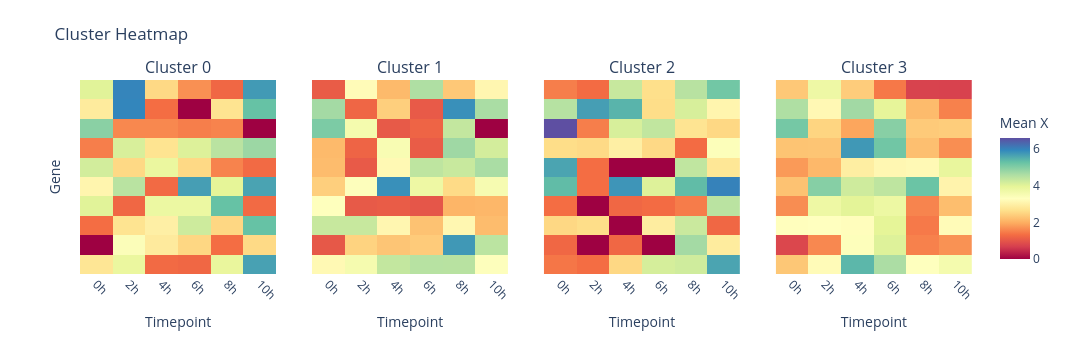

Notebook code cell kept with this figure:
### Markdown cell above
Alternatively, `hda.visualize.heatmap_per_cluster()` plots a **per-cluster heatmap** of mean gene expression for each gene across trajectories, against trajectory timepoint. This gives an overview of the transcriptional program and shared behaviour within each cluster.

### Code cell
# Visualize per-cluster heatmap

hda.visualize.heatmap_per_cluster(
    data=subset_top10,
    cluster=c1_kmeans,
    key="X",
    kind="trajectory",
    trajectory_id=top_20_traj
)

### Figure 1 — Plotly figure (JSON) as saved in the notebook; plotly's stock layout.template omitted (floating-point values rounded to 4 significant figures)
{"data": [{"colorscale": [[0, "rgb(158,1,66)"], [0.1, "rgb(213,62,79)"], [0.2, "rgb(244,109,67)"], [0.3, "rgb(253,174,97)"], [0.4, "rgb(254,224,139)"], [0.5, "rgb(255,255,191)"], [0.6, "rgb(230,245,152)"], [0.7, "rgb(171,221,164)"], [0.8, "rgb(102,194,165)"], [0.9, "rgb(50,136,189)"], [1, "rgb(94,79,162)"]], "hovertemplate": "<b>Gene</b>: %{y}<br><b>Timepoint</b>: %{x}<br><b>Mean X</b>: %{z:.4f}<extra></extra>", "showscale": false, "type": "heatmap", "x": ["0h", "2h", "4h", "6h", "8h", "10h"], "xaxis": "x", "y": ["YOD1", "SGK1", "PARD6B", "SMAD7", "KLF6", "KLF10", "CEBPD", "PLK2", "ADM", "GRPEL2"], "yaxis": "y", "z": [[2.752, 3.815, 1.268, 1.235, 3.844, 5.627], [0.0, 3.386, 2.845, 2.5, 1.311, 2.547], [1.311, 2.705, 2.95, 4.215, 2.5, 5.252], [3.987, 1.235, 3.768, 3.768, 5.252, 1.268], [3.065, 4.434, 1.264, 5.653, 3.941, 5.597], [4.156, 2.533, 3.811, 2.533, 1.538, 1.268], [1.484, 4.089, 2.705, 4.042, 4.43, 4.732], [4.91, 1.585, 1.58, 1.484, 1.538, 0.0], [2.85, 5.927, 1.311, 0.0, 2.705, 5.252], [3.987, 5.942, 2.533, 1.669, 1.235, 5.698]], "zmax": 6.56, "zmin": 0}, {"colorscale": [[0, "rgb(158,1,66)"], [0.1, "rgb(213,62,79)"], [0.2, "rgb(244,109,67)"], [0.3, "rgb(253,174,97)"], [0.4, "rgb(254,224,139)"], [0.5, "rgb(255,255,191)"], [0.6, "rgb(230,245,152)"], [0.7, "rgb(171,221,164)"], [0.8, "rgb(102,194,165)"], [0.9, "rgb(50,136,189)"], [1, "rgb(94,79,162)"]], "hovertemplate": "<b>Gene</b>: %{y}<br><b>Timepoint</b>: %{x}<br><b>Mean X</b>: %{z:.4f}<extra></extra>", "showscale": false, "type": "heatmap", "x": ["0h", "2h", "4h", "6h", "8h", "10h"], "xaxis": "x2", "y": ["YOD1", "SGK1", "PARD6B", "SMAD7", "KLF6", "KLF10", "CEBPD", "PLK2", "ADM", "GRPEL2"], "yaxis": "y2", "z": [[3.145, 3.552, 4.325, 4.463, 4.445, 3.339], [1.015, 2.448, 2.275, 2.354, 5.724, 4.411], [4.28, 4.28, 3.093, 2.234, 3.105, 2.149], [3.31, 1.042, 1.082, 0.9966, 2.064, 2.091], [2.403, 3.337, 5.817, 3.726, 2.564, 3.519], [2.149, 1.049, 3.145, 4.378, 4.273, 4.597], [2.131, 1.18, 3.475, 1.082, 4.71, 4.142], [5.04, 3.564, 1.042, 1.187, 4.325, 0.0], [4.654, 1.215, 2.4, 1.049, 5.817, 4.601], [1.082, 3.191, 2.131, 4.544, 2.315, 3.087]], "zmax": 6.56, "zmin": 0}, {"colorscale": [[0, "rgb(158,1,66)"], [0.1, "rgb(213,62,79)"], [0.2, "rgb(244,109,67)"], [0.3, "rgb(253,174,97)"], [0.4, "rgb(254,224,139)"], [0.5, "rgb(255,255,191)"], [0.6, "rgb(230,245,152)"], [0.7, "rgb(171,221,164)"], [0.8, "rgb(102,194,165)"], [0.9, "rgb(50,136,189)"], [1, "rgb(94,79,162)"]], "hovertemplate": "<b>Gene</b>: %{y}<br><b>Timepoint</b>: %{x}<br><b>Mean X</b>: %{z:.4f}<extra></extra>", "showscale": false, "type": "heatmap", "x": ["0h", "2h", "4h", "6h", "8h", "10h"], "xaxis": "x3", "y": ["YOD1", "SGK1", "PARD6B", "SMAD7", "KLF6", "KLF10", "CEBPD", "PLK2", "ADM", "GRPEL2"], "yaxis": "y3", "z": [[1.404, 1.307, 2.521, 4.123, 4.195, 5.585], [1.232, 0.0, 1.232, 0.0, 4.658, 2.869], [2.521, 2.596, 0.0, 2.892, 4.252, 1.232], [1.311, 0.0, 1.232, 1.289, 1.461, 4.425], [5.311, 1.311, 5.758, 4.022, 5.311, 5.969], [5.585, 1.311, 0.0, 0.0, 4.353, 2.768], [2.596, 2.543, 2.944, 2.538, 1.289, 3.365], [6.56, 1.484, 4.101, 4.345, 2.711, 2.521], [4.469, 5.657, 5.412, 2.596, 4.105, 3.068], [1.479, 1.289, 4.278, 2.618, 4.451, 5.139]], "zmax": 6.56, "zmin": 0}, {"colorbar": {"len": 0.85, "title": {"text": "Mean X"}, "y": 0.45}, "colorscale": [[0, "rgb(158,1,66)"], [0.1, "rgb(213,62,79)"], [0.2, "rgb(244,109,67)"], [0.3, "rgb(253,174,97)"], [0.4, "rgb(254,224,139)"], [0.5, "rgb(255,255,191)"], [0.6, "rgb(230,245,152)"], [0.7, "rgb(171,221,164)"], [0.8, "rgb(102,194,165)"], [0.9, "rgb(50,136,189)"], [1, "rgb(94,79,162)"]], "hovertemplate": "<b>Gene</b>: %{y}<br><b>Timepoint</b>: %{x}<br><b>Mean X</b>: %{z:.4f}<extra></extra>", "showscale": true, "type": "heatmap", "x": ["0h", "2h", "4h", "6h", "8h", "10h"], "xaxis": "x4", "y": ["YOD1", "SGK1", "PARD6B", "SMAD7", "KLF6", "KLF10", "CEBPD", "PLK2", "ADM", "GRPEL2"], "yaxis": "y4", "z": [[2.293, 3.192, 5.373, 4.58, 3.3, 3.57], [0.7841, 1.587, 3.343, 4.028, 1.511, 1.69], [3.252, 3.275, 3.243, 3.938, 1.435, 3.19], [1.635, 3.726, 3.96, 3.748, 1.542, 2.179], [2.234, 4.942, 4.207, 4.38, 5.196, 3.036], [1.766, 2.104, 2.915, 3.121, 3.152, 3.856], [2.252, 2.269, 5.726, 5.14, 2.197, 1.643], [5.107, 2.476, 1.888, 4.928, 2.341, 2.377], [4.547, 3.135, 4.681, 3.911, 2.135, 1.517], [2.31, 3.722, 2.368, 1.427, 0.7271, 0.7182]], "zmax": 6.56, "zmin": 0}], "layout": {"annotations": [{"font": {"size": 16}, "showarrow": false, "text": "Cluster 0", "x": 0.11, "xanchor": "center", "xref": "paper", "y": 1, "yanchor": "bottom", "yref": "paper"}, {"font": {"size": 16}, "showarrow": false, "text": "Cluster 1", "x": 0.37, "xanchor": "center", "xref": "paper", "y": 1, "yanchor": "bottom", "yref": "paper"}, {"font": {"size": 16}, "showarrow": false, "text": "Cluster 2", "x": 0.63, "xanchor": "center", "xref": "paper", "y": 1, "yanchor": "bottom", "yref": "paper"}, {"font": {"size": 16}, "showarrow": false, "text": "Cluster 3", "x": 0.89, "xanchor": "center", "xref": "paper", "y": 1, "yanchor": "bottom", "yref": "paper"}], "height": 340, "margin": {"b": 60, "l": 80, "r": 120, "t": 80}, "paper_bgcolor": "white", "plot_bgcolor": "white", "title": {"text": "Cluster Heatmap"}, "width": 1275, "xaxis": {"anchor": "y", "domain": [0, 0.22], "tickangle": 45, "title": {"text": "Timepoint"}}, "xaxis2": {"anchor": "y2", "domain": [0.26, 0.48], "tickangle": 45, "title": {"text": "Timepoint"}}, "xaxis3": {"anchor": "y3", "domain": [0.52, 0.74], "tickangle": 45, "title": {"text": "Timepoint"}}, "xaxis4": {"anchor": "y4", "domain": [0.78, 1], "tickangle": 45, "title": {"text": "Timepoint"}}, "yaxis": {"anchor": "x", "domain": [0, 1], "showticklabels": false, "title": {"text": "Gene"}}, "yaxis2": {"anchor": "x2", "domain": [0, 1], "showticklabels": false, "title": {"text": ""}}, "yaxis3": {"anchor": "x3", "domain": [0, 1], "showticklabels": false, "title": {"text": ""}}, "yaxis4": {"anchor": "x4", "domain": [0, 1], "showticklabels": false, "title": {"text": ""}}}}
